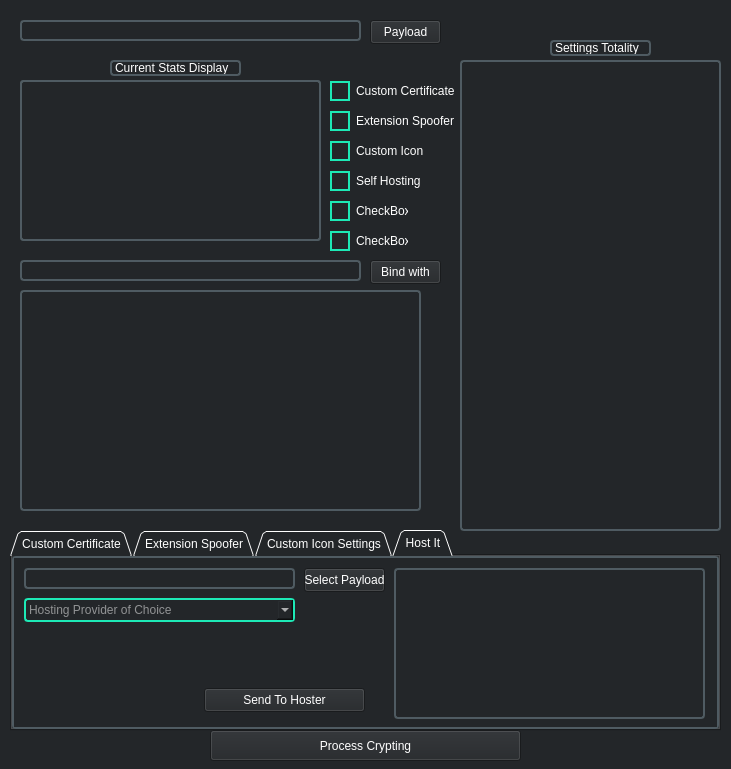
<?xml version="1.0" encoding="UTF-8"?>
<ui version="4.0">
 <class>Widget</class>
 <widget class="QWidget" name="Widget">
  <property name="geometry">
   <rect>
    <x>0</x>
    <y>0</y>
    <width>731</width>
    <height>769</height>
   </rect>
  </property>
  <property name="windowTitle">
   <string>Widget</string>
  </property>
  <property name="styleSheet">
   <string notr="true">QLineEdit,
QComboBox,
QDateTimeEdit,
QSpinBox,
QDoubleSpinBox {
  color: #1de9b6;
  background-color: #31363b;
  border: 2px solid #1de9b6;
  border-radius: 4px;
  height: 32px;
}

QWidget {
  background-color: #232629;
  color: #ffffff;
}

QGroupBox,
QFrame {
  background-color: #232629;
  border: 2px solid #4f5b62;
  border-radius: 4px;
}

QRadioButton::indicator,
QCheckBox::indicator {
  width: 16px;
  height: 16px;
  border: 2px solid #1de9b6;
  border-radius: 0;
  transform: rotate(45deg);
  transform-origin: center;
}

QRadioButton::indicator:checked,
QCheckBox::indicator:checked {
  background-color: #1de9b6;
  border-color: #1de9b6;
}

QRadioButton::indicator:hover,
QCheckBox::indicator:hover {
  border-color: rgba(29, 233, 182, 0.8);
}

QRadioButton::indicator:checked:hover,
QCheckBox::indicator:checked:hover {
  border-color: #1de9b6;
}</string>
  </property>
  <widget class="QTextEdit" name="payload_path_textedit">
   <property name="geometry">
    <rect>
     <x>20</x>
     <y>20</y>
     <width>341</width>
     <height>21</height>
    </rect>
   </property>
   <property name="verticalScrollBarPolicy">
    <enum>Qt::ScrollBarAlwaysOff</enum>
   </property>
   <property name="horizontalScrollBarPolicy">
    <enum>Qt::ScrollBarAlwaysOff</enum>
   </property>
  </widget>
  <widget class="QFrame" name="current_stats_QFrame">
   <property name="geometry">
    <rect>
     <x>20</x>
     <y>80</y>
     <width>301</width>
     <height>161</height>
    </rect>
   </property>
   <property name="frameShape">
    <enum>QFrame::StyledPanel</enum>
   </property>
   <property name="frameShadow">
    <enum>QFrame::Raised</enum>
   </property>
   <widget class="QTextEdit" name="current_stats_QFrame_textEdit">
    <property name="geometry">
     <rect>
      <x>0</x>
      <y>0</y>
      <width>301</width>
      <height>161</height>
     </rect>
    </property>
   </widget>
  </widget>
  <widget class="QLabel" name="label">
   <property name="geometry">
    <rect>
     <x>110</x>
     <y>60</y>
     <width>131</width>
     <height>16</height>
    </rect>
   </property>
   <property name="text">
    <string>Current Stats Display</string>
   </property>
  </widget>
  <widget class="QCheckBox" name="checkBox_6">
   <property name="geometry">
    <rect>
     <x>330</x>
     <y>230</y>
     <width>78</width>
     <height>22</height>
    </rect>
   </property>
   <property name="text">
    <string>CheckBox</string>
   </property>
  </widget>
  <widget class="QCheckBox" name="custom_icon_option_checkBox">
   <property name="geometry">
    <rect>
     <x>330</x>
     <y>140</y>
     <width>121</width>
     <height>22</height>
    </rect>
   </property>
   <property name="text">
    <string>Custom Icon</string>
   </property>
  </widget>
  <widget class="QCheckBox" name="self_hosting_checkBox">
   <property name="geometry">
    <rect>
     <x>330</x>
     <y>170</y>
     <width>121</width>
     <height>22</height>
    </rect>
   </property>
   <property name="text">
    <string>Self Hosting</string>
   </property>
  </widget>
  <widget class="QCheckBox" name="extspoof_option_checkBox">
   <property name="geometry">
    <rect>
     <x>330</x>
     <y>110</y>
     <width>131</width>
     <height>22</height>
    </rect>
   </property>
   <property name="text">
    <string>Extension Spoofer</string>
   </property>
  </widget>
  <widget class="QCheckBox" name="ev_certificate_option_checkBox">
   <property name="geometry">
    <rect>
     <x>330</x>
     <y>80</y>
     <width>131</width>
     <height>22</height>
    </rect>
   </property>
   <property name="text">
    <string>Custom Certificate</string>
   </property>
  </widget>
  <widget class="QCheckBox" name="checkBox_4">
   <property name="geometry">
    <rect>
     <x>330</x>
     <y>200</y>
     <width>78</width>
     <height>22</height>
    </rect>
   </property>
   <property name="text">
    <string>CheckBox</string>
   </property>
  </widget>
  <widget class="QTextEdit" name="payload_binding_textEdit">
   <property name="geometry">
    <rect>
     <x>20</x>
     <y>260</y>
     <width>341</width>
     <height>21</height>
    </rect>
   </property>
   <property name="verticalScrollBarPolicy">
    <enum>Qt::ScrollBarAlwaysOff</enum>
   </property>
   <property name="horizontalScrollBarPolicy">
    <enum>Qt::ScrollBarAlwaysOff</enum>
   </property>
  </widget>
  <widget class="QPushButton" name="payload_binding_pushButton">
   <property name="geometry">
    <rect>
     <x>370</x>
     <y>260</y>
     <width>71</width>
     <height>24</height>
    </rect>
   </property>
   <property name="text">
    <string>Bind with</string>
   </property>
  </widget>
  <widget class="QPushButton" name="payload_path_pushButton">
   <property name="geometry">
    <rect>
     <x>370</x>
     <y>20</y>
     <width>71</width>
     <height>24</height>
    </rect>
   </property>
   <property name="text">
    <string>Payload</string>
   </property>
  </widget>
  <widget class="QTabWidget" name="features_qtabwidget">
   <property name="enabled">
    <bool>true</bool>
   </property>
   <property name="geometry">
    <rect>
     <x>10</x>
     <y>530</y>
     <width>711</width>
     <height>201</height>
    </rect>
   </property>
   <property name="statusTip">
    <string/>
   </property>
   <property name="tabShape">
    <enum>QTabWidget::Triangular</enum>
   </property>
   <property name="currentIndex">
    <number>3</number>
   </property>
   <widget class="QWidget" name="custom_certificate_tab_settings">
    <attribute name="title">
     <string>Custom Certificate</string>
    </attribute>
    <widget class="QComboBox" name="certificate_common_name_comboBox">
     <property name="geometry">
      <rect>
       <x>50</x>
       <y>10</y>
       <width>161</width>
       <height>24</height>
      </rect>
     </property>
     <property name="statusTip">
      <string>Common Name (CN): Represents the server name protected by the SSL certificate.\nThe certificate is valid only if the request hostname matches the certificate common name. Most web browsers display a warning message when connecting to an address that does not match the common name in the certificate.</string>
     </property>
     <property name="whatsThis">
      <string>Common Name (CN): Represents the server name protected by the SSL certificate.
The certificate is valid only if the request hostname matches the certificate common name. Most web browsers display a warning message when connecting to an address that does not match the common name in the certificate.</string>
     </property>
     <property name="editable">
      <bool>true</bool>
     </property>
     <item>
      <property name="text">
       <string/>
      </property>
     </item>
     <item>
      <property name="text">
       <string>www.oracle.com</string>
      </property>
     </item>
     <item>
      <property name="text">
       <string>www.microsoft.com</string>
      </property>
     </item>
     <item>
      <property name="text">
       <string>www.github.com</string>
      </property>
     </item>
     <item>
      <property name="text">
       <string>www.atlassian.com</string>
      </property>
     </item>
     <item>
      <property name="text">
       <string>www.zoom.us</string>
      </property>
     </item>
     <item>
      <property name="text">
       <string>slack.com</string>
      </property>
     </item>
     <item>
      <property name="text">
       <string>www.salesforce.com</string>
      </property>
     </item>
     <item>
      <property name="text">
       <string>www.adobe.com</string>
      </property>
     </item>
     <item>
      <property name="text">
       <string>www.vmware.com</string>
      </property>
     </item>
    </widget>
    <widget class="QComboBox" name="certificate_orginization_comboBox">
     <property name="geometry">
      <rect>
       <x>50</x>
       <y>40</y>
       <width>161</width>
       <height>24</height>
      </rect>
     </property>
     <property name="statusTip">
      <string>Organization (O):</string>
     </property>
     <property name="whatsThis">
      <string>Organization (O):</string>
     </property>
     <property name="editable">
      <bool>true</bool>
     </property>
     <item>
      <property name="text">
       <string/>
      </property>
     </item>
     <item>
      <property name="text">
       <string>Microsoft Corporation</string>
      </property>
     </item>
     <item>
      <property name="text">
       <string>Oracle Corporation</string>
      </property>
     </item>
     <item>
      <property name="text">
       <string>Adobe Systems Incorporated</string>
      </property>
     </item>
     <item>
      <property name="text">
       <string>GitHub Certificate Authority</string>
      </property>
     </item>
     <item>
      <property name="text">
       <string>Atlassian Certificate Authority</string>
      </property>
     </item>
     <item>
      <property name="text">
       <string>Zoom Video Communications, Inc.</string>
      </property>
     </item>
     <item>
      <property name="text">
       <string>Slack Technologies, Inc.</string>
      </property>
     </item>
     <item>
      <property name="text">
       <string>Salesforce.com, Inc.</string>
      </property>
     </item>
     <item>
      <property name="text">
       <string>VMware, Inc.</string>
      </property>
     </item>
    </widget>
    <widget class="QComboBox" name="certificate_organizational_unit_comboBox">
     <property name="geometry">
      <rect>
       <x>50</x>
       <y>70</y>
       <width>161</width>
       <height>24</height>
      </rect>
     </property>
     <property name="statusTip">
      <string>Organizational Unit (OU):</string>
     </property>
     <property name="whatsThis">
      <string>Organizational Unit (OU):</string>
     </property>
     <property name="editable">
      <bool>true</bool>
     </property>
     <item>
      <property name="text">
       <string/>
      </property>
     </item>
     <item>
      <property name="text">
       <string>Microsoft Corporation</string>
      </property>
     </item>
     <item>
      <property name="text">
       <string>Oracle Global Digital Certificate Authority</string>
      </property>
     </item>
     <item>
      <property name="text">
       <string>Adobe Certificate Authority</string>
      </property>
     </item>
     <item>
      <property name="text">
       <string>GitHub Certificate Authority</string>
      </property>
     </item>
     <item>
      <property name="text">
       <string>Atlassian Certificate Authority</string>
      </property>
     </item>
     <item>
      <property name="text">
       <string>Zoom Certificate Authority</string>
      </property>
     </item>
     <item>
      <property name="text">
       <string>Slack Certificate Authority</string>
      </property>
     </item>
     <item>
      <property name="text">
       <string>Salesforce Certificate Authority</string>
      </property>
     </item>
     <item>
      <property name="text">
       <string>VMware Certificate Authority</string>
      </property>
     </item>
    </widget>
    <widget class="QComboBox" name="certificate_locality_comboBox">
     <property name="geometry">
      <rect>
       <x>260</x>
       <y>70</y>
       <width>101</width>
       <height>24</height>
      </rect>
     </property>
     <property name="statusTip">
      <string>Locality (L):</string>
     </property>
     <property name="whatsThis">
      <string>Locality (L):</string>
     </property>
     <property name="editable">
      <bool>true</bool>
     </property>
     <item>
      <property name="text">
       <string/>
      </property>
     </item>
     <item>
      <property name="text">
       <string>Redmond</string>
      </property>
     </item>
     <item>
      <property name="text">
       <string>Ottawa</string>
      </property>
     </item>
     <item>
      <property name="text">
       <string>Berlin</string>
      </property>
     </item>
     <item>
      <property name="text">
       <string>Tokyo</string>
      </property>
     </item>
     <item>
      <property name="text">
       <string>Brasília</string>
      </property>
     </item>
     <item>
      <property name="text">
       <string>Canberra</string>
      </property>
     </item>
     <item>
      <property name="text">
       <string>New Delhi</string>
      </property>
     </item>
     <item>
      <property name="text">
       <string>Pretoria (administrative capital)</string>
      </property>
     </item>
     <item>
      <property name="text">
       <string>Paris</string>
      </property>
     </item>
     <item>
      <property name="text">
       <string>Mexico City</string>
      </property>
     </item>
    </widget>
    <widget class="QComboBox" name="state_certificate_comboBox">
     <property name="geometry">
      <rect>
       <x>260</x>
       <y>40</y>
       <width>101</width>
       <height>24</height>
      </rect>
     </property>
     <property name="statusTip">
      <string>State (ST):</string>
     </property>
     <property name="whatsThis">
      <string>State (ST):</string>
     </property>
     <property name="editable">
      <bool>true</bool>
     </property>
     <item>
      <property name="text">
       <string/>
      </property>
     </item>
     <item>
      <property name="text">
       <string>Washington, D.C.</string>
      </property>
     </item>
     <item>
      <property name="text">
       <string>Ottawa</string>
      </property>
     </item>
     <item>
      <property name="text">
       <string>Berlin</string>
      </property>
     </item>
     <item>
      <property name="text">
       <string>Tokyo</string>
      </property>
     </item>
     <item>
      <property name="text">
       <string>Brasília</string>
      </property>
     </item>
     <item>
      <property name="text">
       <string>Canberra</string>
      </property>
     </item>
     <item>
      <property name="text">
       <string>New Delhi</string>
      </property>
     </item>
     <item>
      <property name="text">
       <string>Pretoria</string>
      </property>
     </item>
     <item>
      <property name="text">
       <string>Paris</string>
      </property>
     </item>
     <item>
      <property name="text">
       <string>Mexico City</string>
      </property>
     </item>
    </widget>
    <widget class="QComboBox" name="certificate_country_comboBox">
     <property name="geometry">
      <rect>
       <x>260</x>
       <y>10</y>
       <width>101</width>
       <height>24</height>
      </rect>
     </property>
     <property name="statusTip">
      <string>Country (C):</string>
     </property>
     <property name="whatsThis">
      <string>Country (C):</string>
     </property>
     <property name="editable">
      <bool>true</bool>
     </property>
     <item>
      <property name="text">
       <string/>
      </property>
     </item>
     <item>
      <property name="text">
       <string>US</string>
      </property>
     </item>
     <item>
      <property name="text">
       <string>CA</string>
      </property>
     </item>
     <item>
      <property name="text">
       <string>GR</string>
      </property>
     </item>
     <item>
      <property name="text">
       <string>JP</string>
      </property>
     </item>
     <item>
      <property name="text">
       <string>BR</string>
      </property>
     </item>
     <item>
      <property name="text">
       <string>AU</string>
      </property>
     </item>
     <item>
      <property name="text">
       <string>IN</string>
      </property>
     </item>
     <item>
      <property name="text">
       <string>SA</string>
      </property>
     </item>
     <item>
      <property name="text">
       <string>FR</string>
      </property>
     </item>
     <item>
      <property name="text">
       <string>MX</string>
      </property>
     </item>
    </widget>
    <widget class="QLabel" name="certificate_common_name_label">
     <property name="geometry">
      <rect>
       <x>18</x>
       <y>10</y>
       <width>31</width>
       <height>20</height>
      </rect>
     </property>
     <property name="text">
      <string>CN:</string>
     </property>
    </widget>
    <widget class="QLabel" name="certificate_orginization_label">
     <property name="geometry">
      <rect>
       <x>20</x>
       <y>40</y>
       <width>31</width>
       <height>20</height>
      </rect>
     </property>
     <property name="text">
      <string>O:</string>
     </property>
    </widget>
    <widget class="QLabel" name="certificate_organizational_unit_label">
     <property name="geometry">
      <rect>
       <x>20</x>
       <y>70</y>
       <width>31</width>
       <height>21</height>
      </rect>
     </property>
     <property name="text">
      <string>OU:</string>
     </property>
    </widget>
    <widget class="QLabel" name="certificate_country_label">
     <property name="geometry">
      <rect>
       <x>230</x>
       <y>10</y>
       <width>21</width>
       <height>20</height>
      </rect>
     </property>
     <property name="text">
      <string>C:</string>
     </property>
    </widget>
    <widget class="QLabel" name="label_7">
     <property name="geometry">
      <rect>
       <x>230</x>
       <y>40</y>
       <width>21</width>
       <height>20</height>
      </rect>
     </property>
     <property name="text">
      <string>ST:</string>
     </property>
    </widget>
    <widget class="QLabel" name="label_8">
     <property name="geometry">
      <rect>
       <x>230</x>
       <y>70</y>
       <width>21</width>
       <height>20</height>
      </rect>
     </property>
     <property name="text">
      <string>L:</string>
     </property>
    </widget>
    <widget class="QPushButton" name="sign_certificate_pushButton">
     <property name="geometry">
      <rect>
       <x>100</x>
       <y>140</y>
       <width>181</width>
       <height>24</height>
      </rect>
     </property>
     <property name="text">
      <string>Sign Certificate</string>
     </property>
    </widget>
    <widget class="QTextEdit" name="custom_certificate_console_textEdit">
     <property name="geometry">
      <rect>
       <x>370</x>
       <y>10</y>
       <width>321</width>
       <height>151</height>
      </rect>
     </property>
    </widget>
    <widget class="QDateEdit" name="dateEdit">
     <property name="geometry">
      <rect>
       <x>70</x>
       <y>100</y>
       <width>81</width>
       <height>31</height>
      </rect>
     </property>
     <property name="minimumDateTime">
      <datetime>
       <hour>4</hour>
       <minute>0</minute>
       <second>0</second>
       <year>2024</year>
       <month>9</month>
       <day>14</day>
      </datetime>
     </property>
     <property name="maximumDate">
      <date>
       <year>2050</year>
       <month>12</month>
       <day>31</day>
      </date>
     </property>
    </widget>
    <widget class="QDateEdit" name="dateEdit_2">
     <property name="geometry">
      <rect>
       <x>240</x>
       <y>100</y>
       <width>81</width>
       <height>31</height>
      </rect>
     </property>
     <property name="toolTipDuration">
      <number>-1</number>
     </property>
     <property name="minimumDateTime">
      <datetime>
       <hour>0</hour>
       <minute>0</minute>
       <second>0</second>
       <year>2026</year>
       <month>9</month>
       <day>14</day>
      </datetime>
     </property>
     <property name="maximumDate">
      <date>
       <year>2050</year>
       <month>12</month>
       <day>31</day>
      </date>
     </property>
     <property name="minimumDate">
      <date>
       <year>2026</year>
       <month>9</month>
       <day>14</day>
      </date>
     </property>
    </widget>
    <widget class="QLabel" name="label_2">
     <property name="geometry">
      <rect>
       <x>20</x>
       <y>100</y>
       <width>49</width>
       <height>31</height>
      </rect>
     </property>
     <property name="text">
      <string>From:</string>
     </property>
    </widget>
    <widget class="QLabel" name="label_3">
     <property name="geometry">
      <rect>
       <x>200</x>
       <y>100</y>
       <width>41</width>
       <height>31</height>
      </rect>
     </property>
     <property name="text">
      <string>Till:</string>
     </property>
    </widget>
   </widget>
   <widget class="QWidget" name="extension_spoofer_tab_settings">
    <attribute name="title">
     <string>Extension Spoofer</string>
    </attribute>
    <widget class="QCheckBox" name="extspoof_xlxs_checkBox">
     <property name="geometry">
      <rect>
       <x>380</x>
       <y>10</y>
       <width>61</width>
       <height>22</height>
      </rect>
     </property>
     <property name="text">
      <string>.xlxs</string>
     </property>
    </widget>
    <widget class="QCheckBox" name="extspoof_pdf_checkBox">
     <property name="geometry">
      <rect>
       <x>380</x>
       <y>30</y>
       <width>61</width>
       <height>22</height>
      </rect>
     </property>
     <property name="text">
      <string>.pdf</string>
     </property>
    </widget>
    <widget class="QCheckBox" name="extspoof_jpg_checkBox">
     <property name="geometry">
      <rect>
       <x>380</x>
       <y>50</y>
       <width>61</width>
       <height>22</height>
      </rect>
     </property>
     <property name="text">
      <string>.jpg</string>
     </property>
    </widget>
    <widget class="QCheckBox" name="extspoof_jpeg_checkBox">
     <property name="geometry">
      <rect>
       <x>380</x>
       <y>70</y>
       <width>61</width>
       <height>22</height>
      </rect>
     </property>
     <property name="text">
      <string>.jpeg</string>
     </property>
    </widget>
    <widget class="QCheckBox" name="extspoof_php_checkBox">
     <property name="geometry">
      <rect>
       <x>380</x>
       <y>110</y>
       <width>61</width>
       <height>22</height>
      </rect>
     </property>
     <property name="text">
      <string>.php</string>
     </property>
    </widget>
    <widget class="QCheckBox" name="extspoof_slx_checkBox">
     <property name="geometry">
      <rect>
       <x>380</x>
       <y>130</y>
       <width>61</width>
       <height>22</height>
      </rect>
     </property>
     <property name="text">
      <string>.slx</string>
     </property>
    </widget>
    <widget class="QCheckBox" name="extspoof_doc_checkBox">
     <property name="geometry">
      <rect>
       <x>380</x>
       <y>90</y>
       <width>61</width>
       <height>22</height>
      </rect>
     </property>
     <property name="text">
      <string>.doc</string>
     </property>
    </widget>
    <widget class="QFrame" name="extspoof_console_frame">
     <property name="geometry">
      <rect>
       <x>440</x>
       <y>10</y>
       <width>261</width>
       <height>141</height>
      </rect>
     </property>
     <property name="frameShape">
      <enum>QFrame::StyledPanel</enum>
     </property>
     <property name="frameShadow">
      <enum>QFrame::Raised</enum>
     </property>
    </widget>
    <widget class="QPushButton" name="pushButton">
     <property name="geometry">
      <rect>
       <x>270</x>
       <y>130</y>
       <width>80</width>
       <height>24</height>
      </rect>
     </property>
     <property name="text">
      <string>Spoof It</string>
     </property>
    </widget>
    <widget class="QTextEdit" name="extspoof_filepath_textEdit">
     <property name="geometry">
      <rect>
       <x>10</x>
       <y>10</y>
       <width>231</width>
       <height>21</height>
      </rect>
     </property>
     <property name="verticalScrollBarPolicy">
      <enum>Qt::ScrollBarAlwaysOff</enum>
     </property>
     <property name="horizontalScrollBarPolicy">
      <enum>Qt::ScrollBarAlwaysOff</enum>
     </property>
    </widget>
    <widget class="QCheckBox" name="extspoof_pif_checkBox">
     <property name="geometry">
      <rect>
       <x>310</x>
       <y>10</y>
       <width>61</width>
       <height>22</height>
      </rect>
     </property>
     <property name="text">
      <string>.pif</string>
     </property>
    </widget>
    <widget class="QCheckBox" name="extspoof_lnk_checkBox">
     <property name="geometry">
      <rect>
       <x>310</x>
       <y>30</y>
       <width>61</width>
       <height>22</height>
      </rect>
     </property>
     <property name="text">
      <string>.lnk</string>
     </property>
    </widget>
    <widget class="QCheckBox" name="extspoof_bat_checkBox">
     <property name="geometry">
      <rect>
       <x>310</x>
       <y>50</y>
       <width>61</width>
       <height>22</height>
      </rect>
     </property>
     <property name="text">
      <string>.bat</string>
     </property>
    </widget>
   </widget>
   <widget class="QWidget" name="custom_icon_tab_settings">
    <attribute name="title">
     <string>Custom Icon Settings</string>
    </attribute>
    <widget class="QPushButton" name="upload_icon_pushButton">
     <property name="geometry">
      <rect>
       <x>260</x>
       <y>20</y>
       <width>80</width>
       <height>24</height>
      </rect>
     </property>
     <property name="text">
      <string>Upload Icon</string>
     </property>
    </widget>
    <widget class="QFrame" name="icon_frame">
     <property name="geometry">
      <rect>
       <x>359</x>
       <y>10</y>
       <width>161</width>
       <height>121</height>
      </rect>
     </property>
     <property name="frameShape">
      <enum>QFrame::StyledPanel</enum>
     </property>
     <property name="frameShadow">
      <enum>QFrame::Raised</enum>
     </property>
    </widget>
    <widget class="QTextEdit" name="custom_icon_textEdit">
     <property name="geometry">
      <rect>
       <x>10</x>
       <y>20</y>
       <width>241</width>
       <height>21</height>
      </rect>
     </property>
     <property name="verticalScrollBarPolicy">
      <enum>Qt::ScrollBarAlwaysOff</enum>
     </property>
     <property name="horizontalScrollBarPolicy">
      <enum>Qt::ScrollBarAlwaysOff</enum>
     </property>
    </widget>
   </widget>
   <widget class="QWidget" name="host_it_tab">
    <attribute name="title">
     <string>Host It</string>
    </attribute>
    <widget class="QComboBox" name="send_to_hosting_provider_comboBox">
     <property name="geometry">
      <rect>
       <x>10</x>
       <y>40</y>
       <width>271</width>
       <height>24</height>
      </rect>
     </property>
     <property name="currentText">
      <string/>
     </property>
     <property name="placeholderText">
      <string>Hosting Provider of Choice</string>
     </property>
    </widget>
    <widget class="QFrame" name="frame">
     <property name="geometry">
      <rect>
       <x>380</x>
       <y>10</y>
       <width>311</width>
       <height>151</height>
      </rect>
     </property>
     <property name="frameShape">
      <enum>QFrame::StyledPanel</enum>
     </property>
     <property name="frameShadow">
      <enum>QFrame::Raised</enum>
     </property>
    </widget>
    <widget class="QPushButton" name="send_to_hosting_pushButton">
     <property name="geometry">
      <rect>
       <x>190</x>
       <y>130</y>
       <width>161</width>
       <height>24</height>
      </rect>
     </property>
     <property name="text">
      <string>Send To Hoster</string>
     </property>
    </widget>
    <widget class="QTextEdit" name="send_to_hosting_file_textEdit">
     <property name="geometry">
      <rect>
       <x>10</x>
       <y>10</y>
       <width>271</width>
       <height>21</height>
      </rect>
     </property>
     <property name="verticalScrollBarPolicy">
      <enum>Qt::ScrollBarAlwaysOff</enum>
     </property>
     <property name="horizontalScrollBarPolicy">
      <enum>Qt::ScrollBarAlwaysOff</enum>
     </property>
    </widget>
    <widget class="QPushButton" name="send_to_hosting_select_payload_pushButton">
     <property name="geometry">
      <rect>
       <x>290</x>
       <y>10</y>
       <width>81</width>
       <height>24</height>
      </rect>
     </property>
     <property name="text">
      <string>Select Payload</string>
     </property>
    </widget>
   </widget>
  </widget>
  <widget class="QPushButton" name="process_crypting_pushButton">
   <property name="geometry">
    <rect>
     <x>210</x>
     <y>730</y>
     <width>311</width>
     <height>31</height>
    </rect>
   </property>
   <property name="text">
    <string>Process Crypting</string>
   </property>
  </widget>
  <widget class="QTextEdit" name="binding_console_textEdit">
   <property name="geometry">
    <rect>
     <x>20</x>
     <y>290</y>
     <width>401</width>
     <height>221</height>
    </rect>
   </property>
  </widget>
  <widget class="QTextEdit" name="settings_totality_textEdit">
   <property name="geometry">
    <rect>
     <x>460</x>
     <y>60</y>
     <width>261</width>
     <height>471</height>
    </rect>
   </property>
  </widget>
  <widget class="QLabel" name="settings_totality_label">
   <property name="geometry">
    <rect>
     <x>550</x>
     <y>40</y>
     <width>101</width>
     <height>16</height>
    </rect>
   </property>
   <property name="text">
    <string>Settings Totality</string>
   </property>
  </widget>
 </widget>
 <resources/>
 <connections/>
</ui>
